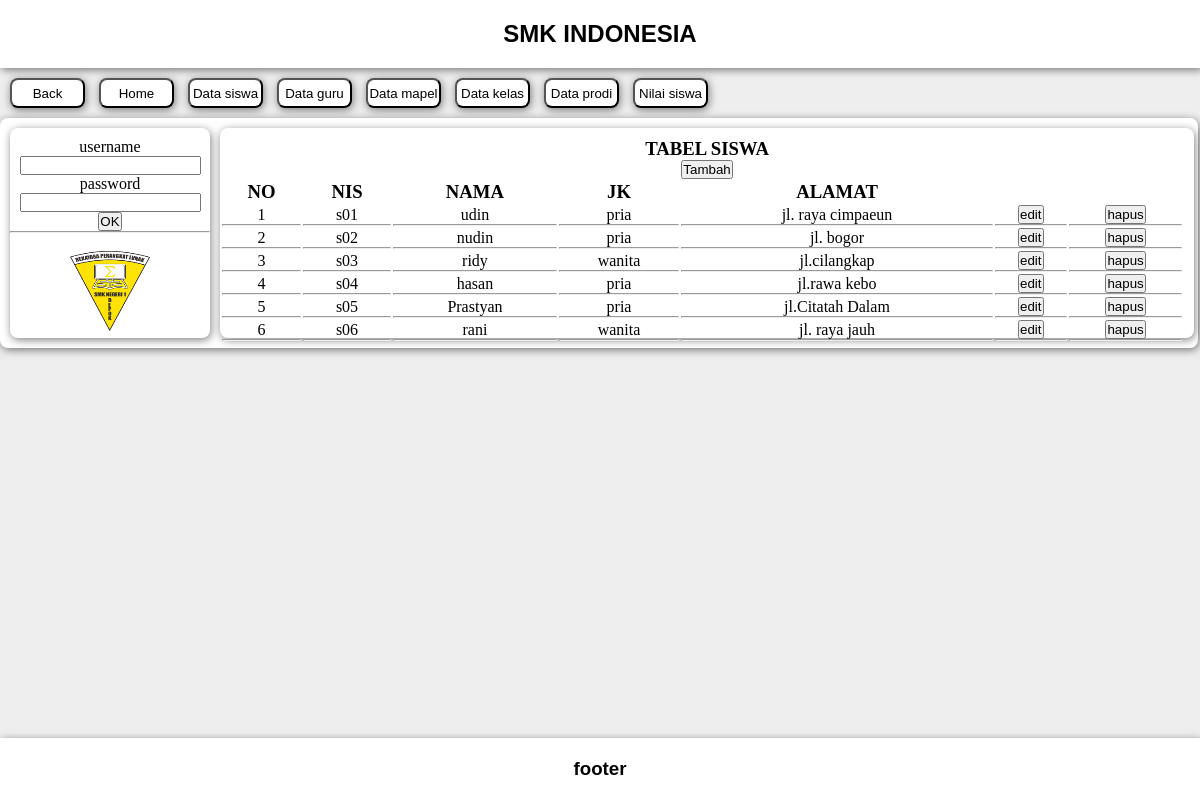
The app's page /aplikasi/admin/data_siswa.php with its own data.
### tables this page shows
CREATE TABLE `tb_siswa` (
  `nis_siswa` varchar(30) NOT NULL,
  `nama_siswa` varchar(30) NOT NULL,
  `jk_siswa` varchar(10) NOT NULL,
  `alamat_siswa` varchar(50) NOT NULL
);

### aplikasi/admin/data_siswa.php (the view, shortened to what this page needs)
<?php
 include "koneksi.php";
?>
<!DOCTYPE html>
<html>
<head>
	<link rel="stylesheet" type="text/css" href="style2.css">
</head>
<body>
<nav>
	<h1>SMK INDONESIA</h1>
</nav>
<a href="../index.php"><input type="button" value="Back" class="cardnav"></a>
<a href="home.php"><input type="button" value="Home" class="cardnav"></a>
<a href="data_siswa.php"><input type="button" value="Data siswa" class="cardnav"></a>
<a href="data_guru.php"><input type="button" value="Data guru" class="cardnav"></a>
<a href="data_mapel.php"><input type="button" value="Data mapel" class="cardnav"></a>
<a href="data_kelas.php"><input type="button" value="Data kelas" class="cardnav"></a>
<a href="data_prodi.php"><input type="button" value="Data prodi" class="cardnav"></a>
<a href="nilai_siswa.php"><input type="button" value="Nilai siswa" class="cardnav"></a>
<div class="formcard">
	<div class="formcard2">
	<form action="cek_login.php" method="POST">
			<label>username</label><br>
			<input type="text" name="username"><br>
			<label>password</label><br>
			<input type="password" name="password"><br>
			<input type="submit" value="OK">
			<br>
			<hr>
			<br>
			<img src="../img/RPL.jpg" width="80px" height="80px">
	</form>
	</div>
	<div class="formcard3">
		<h3>TABEL SISWA</h3>
		<a href="tambah_siswa.php"><input type="button" value="Tambah" align="left"></a>
	<table class="tabel">
		<tr>
			<th><h3>NO</h3></th>
			<th><h3>NIS</h3></th>
			<th><h3>NAMA</h3></th>
			<th><h3>JK</h3></th>
			<th><h3>ALAMAT</h3></th>
			<th><h3></h3></th>
		</tr>
<?php
$no=1;
$sql="SELECT * FROM tb_siswa";
$query=mysqli_query($db_link, $sql);
while ($data = mysqli_fetch_array($query))
{
?>
	<tr align="center">
		<td><?php echo $no;?><hr></td>
		<td><?php echo "$data[nis_siswa]" ;?><hr></td>
		<td><?php echo "$data[nama_siswa]" ;?><hr></td>
		<td><?php echo "$data[jk_siswa]" ;?><hr></td>
		<td><?php echo "$data[alamat_siswa]" ;?><hr></td>
		<td><a href="edit_siswa.php?nis_siswa=<?php echo $data['nis_siswa'] ;?>"><input type="button" value="edit"></a><hr></td>
		<td><a href="hapus_siswa.php?nis_siswa=<?php echo $data['nis_siswa'] ;?>"><input type="button" value="hapus"></a><hr></td>
		<?php $no++;
	}
	?>
	</tr>
	</table>
</div>
</div>
</body>
<footer><h3>footer</h3></footer>
</html>

### aplikasi/admin/style2.css (style rules this page uses)
* { margin: 0px; padding: 0px; }
nav { padding-top: 20px; padding-bottom: 20px; text-align: center; font-family: sans-serif; box-shadow: 2px 2px 8px rgba(0, 0, 0, 0.5); background-color: white; }
body { background-color: #eee; }
footer { padding-top: 20px; padding-bottom: 20px; text-align: center; font-family: sans-serif; box-shadow: 2px 2px 8px rgba(0, 0, 0, 0.5); background-color: white; width: 100%; bottom: 0; position: absolute; }
.tabel { width: 99%; text-align: center; }
.cardnav { border-radius: 8px; box-shadow: 1px 2px 8px rgba(0, 0, 0, 0.5); width: 75px; height: 30px; text-align: center; background-color: white; margin: 10px 0px 10px 10px; }
.formcard { border-radius: 8px; box-shadow: 1px 2px 8px rgba(0, 0, 0, 0.5); height: 50%; width: 99%; display: flex; text-align: center; padding-top: 10px; padding-bottom: 10px; padding-left: 10px; background-color: white; }
.formcard2 { border-radius: 8px; box-shadow: 1px 2px 8px rgba(0, 0, 0, 0.5); width: 200px; height: 200px; padding-top: 10px; }
.formcard3 { border-radius: 8px; box-shadow: 1px 2px 8px rgba(0, 0, 0, 0.5); width: 82%; height: 200px; padding-top: 10px; margin-left: 10px; }

### records on screen
tb_siswa: nis_siswa "s01", nama_siswa "udin", jk_siswa "pria", alamat_siswa "jl. raya cimpaeun"
tb_siswa: nis_siswa "s02", nama_siswa "nudin", jk_siswa "pria", alamat_siswa "jl. bogor"
tb_siswa: nis_siswa "s03", nama_siswa "ridy", jk_siswa "wanita", alamat_siswa "jl.cilangkap"
tb_siswa: nis_siswa "s04", nama_siswa "hasan", jk_siswa "pria", alamat_siswa "jl.rawa kebo"
tb_siswa: nis_siswa "s05", nama_siswa "Prastyan", jk_siswa "pria", alamat_siswa "jl.Citatah Dalam"
tb_siswa: nis_siswa "s06", nama_siswa "rani", jk_siswa "wanita", alamat_siswa "jl. raya jauh"
